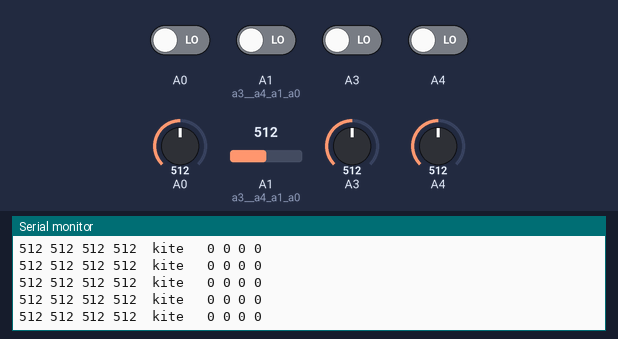
Bench run of a sketch on a simulated Arduino Uno, built with avr-gcc and run on an emulated ATmega328P. Shown: the last lines printed to the serial monitor. Inputs (shaded band) come from the test bench; at power-on: A0, A1 (a3__a4_a1_a0), A3, A4 LOW, A0 = 512, A1 (a3__a4_a1_a0) = 512, A3 = 512, A4 = 512.

Above: at 1.2 s.
1.3 s: A0 set to 108
At 2.3 s:
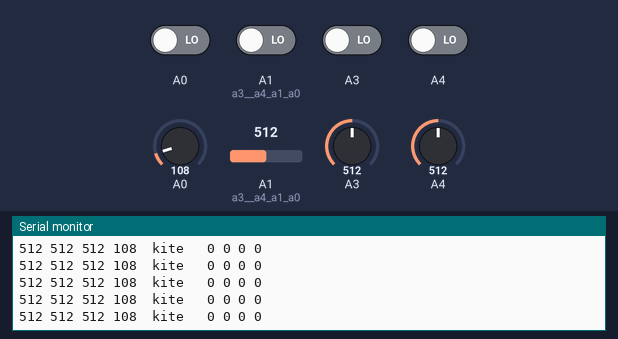
4.3 s: A0 set to 93
At 4.8 s:
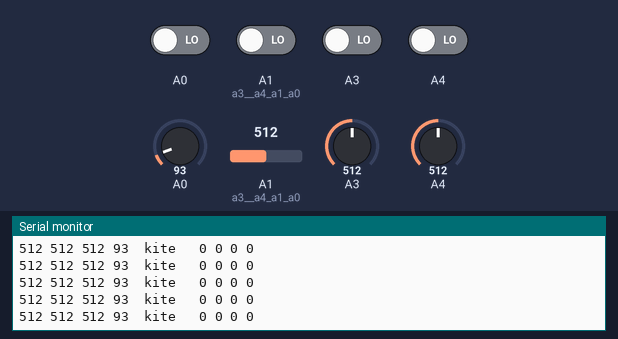
5.8 s: A1 (a3__a4_a1_a0) set to 108
At 6.9 s:
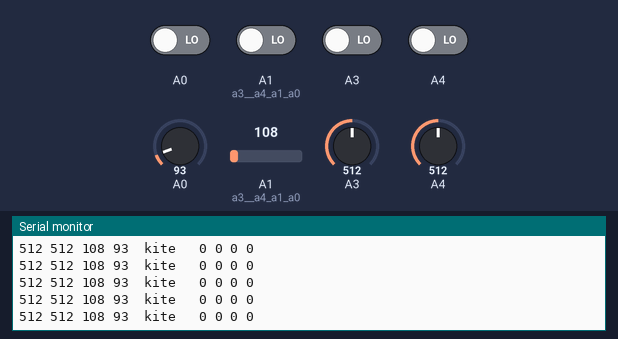
8.8 s: A1 (a3__a4_a1_a0) set to 90
At 9.5 s:
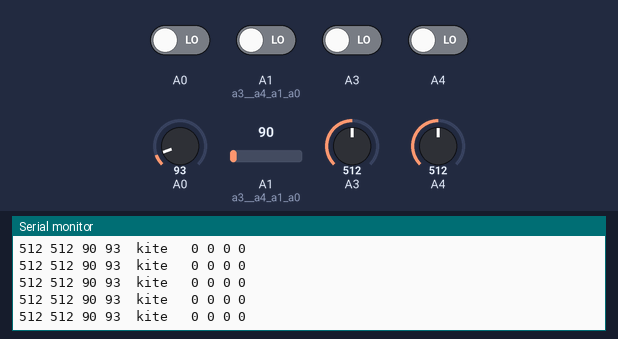
14.8 s: A3 set to 109
At 15.3 s:
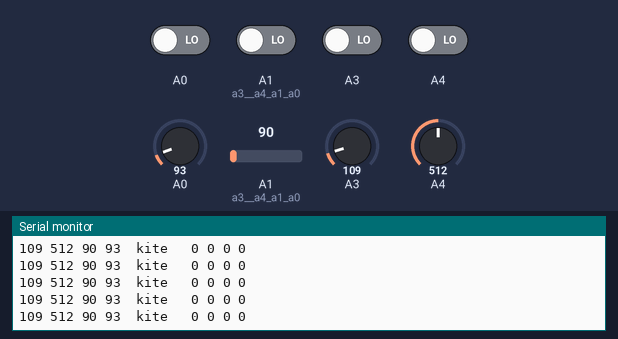
16.3 s: A3 set to 93
At 17.1 s:
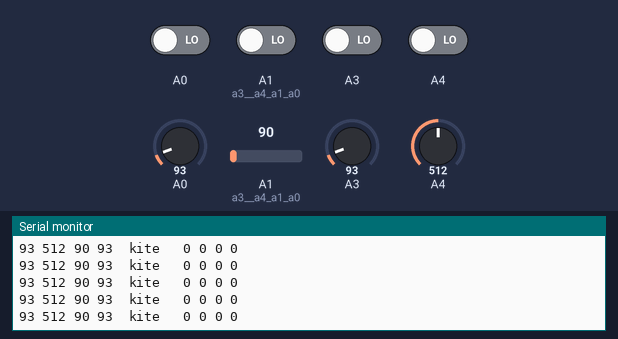
Timing chart, 0 to 18.8 s (numbered marks = the images above; inputs shaded):
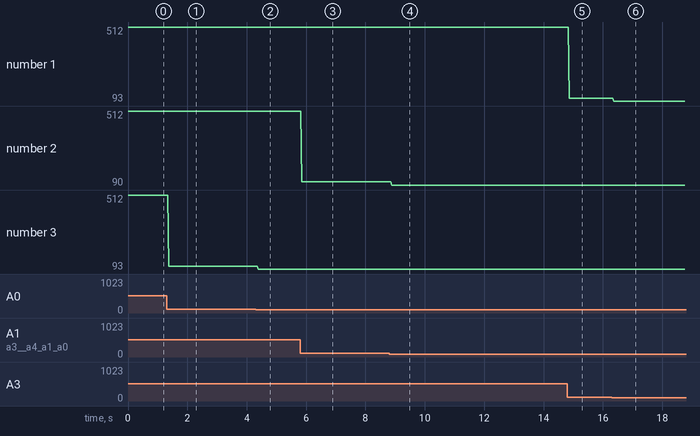

The sketch:

LUX.ino
```cpp
void setup() {
//String a[]={A0,A1,A2,A3,A4};

pinMode(A1,INPUT);//a3  a4 a1 a0
pinMode(A0,INPUT);
pinMode(A3,INPUT);
pinMode(A4,INPUT);


Serial.begin(9600);
}
void loop(){

Serial.print(analogRead(A3));Serial.print(" ");
Serial.print(analogRead(A4));Serial.print(" ");
Serial.print(analogRead(A1));Serial.print(" ");
Serial.print(analogRead(A0));Serial.print(" ");Serial.print(" kite  ");Serial.print(" ");
Serial.print(digitalRead(A3));Serial.print(" ");
Serial.print(digitalRead(A4));Serial.print(" ");
Serial.print(digitalRead(A1));Serial.print(" ");
Serial.print(digitalRead(A0));Serial.print(" ");
Serial.println();
}
```

Measured:
- after the input at 1.3 s, the serial monitor: prints a new line after 0.08 s (image 1)
- after the input at 4.3 s, the serial monitor: prints a new line after 0.09 s (image 2)
- after the input at 5.8 s, the serial monitor: prints a new line after 0.06 s (image 3)
- after the input at 8.8 s, the serial monitor: prints a new line after 0.08 s (image 4)
- after the input at 14.8 s, the serial monitor: prints a new line after 0.07 s (image 5)
- after the input at 16.3 s, the serial monitor: prints a new line after 0.07 s (image 6)
- plotted number 1: 512 → 109 after the input at 14.8 s
- plotted number 2: 108 → 90 after the input at 8.8 s
